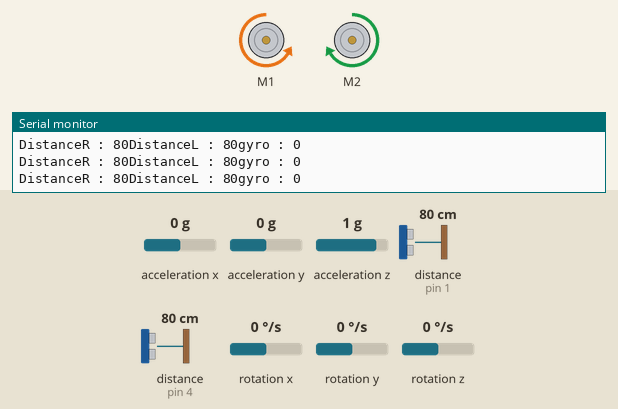
Bench run of a sketch on a simulated Arduino Uno, built with avr-gcc and run on an emulated ATmega328P. On the bench: 2 × DC motor (green arrow = forward, orange = backward, longer = faster), the last lines printed to the serial monitor. The inputs (shaded band) are chosen by the test bench; at power-on: distance to the obstacle (sensors on pin 4, pin 1) 80 cm, acceleration x 0 g, acceleration y 0 g, acceleration z 1 g, rotation x 0 °/s, rotation y 0 °/s, rotation z 0 °/s.

Above: at 2.0 s.
2.1 s: distance to the obstacle (sensor on pin 4) set to 12 cm
3.6 s: distance to the obstacle (sensor on pin 4) set to 9 cm
At 3.9 s:
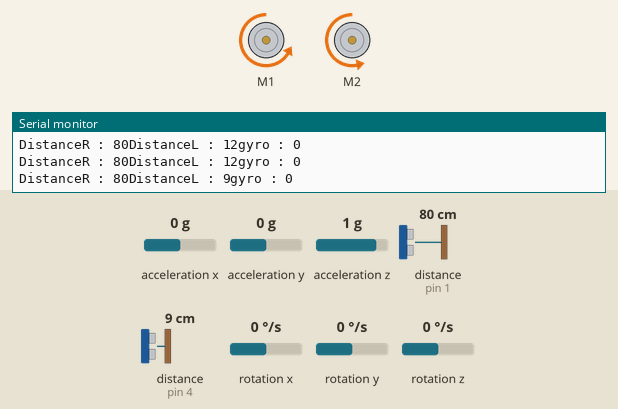
6.6 s: distance to the obstacle (sensor on pin 1) set to 12 cm
9.6 s: distance to the obstacle (sensor on pin 1) set to 9 cm
At 10.8 s:
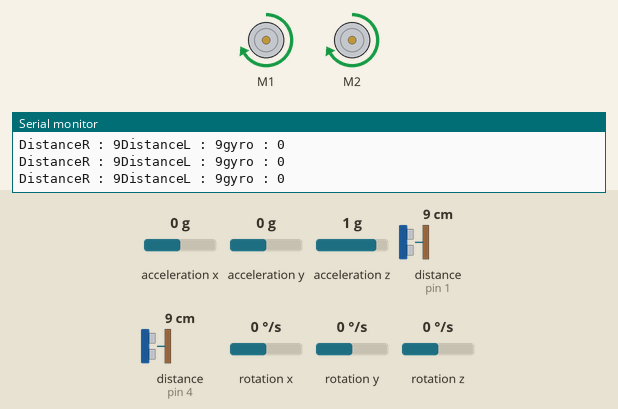
11.1 s: distance to the obstacle (sensor on pin 4) set to 18 cm
At 11.8 s:
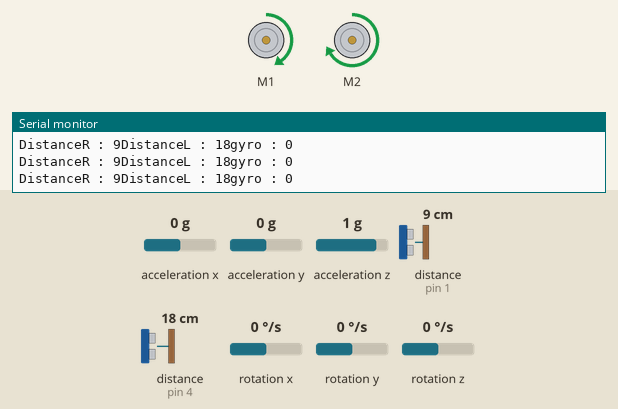
Timing chart, 0 to 14.1 s (numbered marks = the images above; inputs shaded):
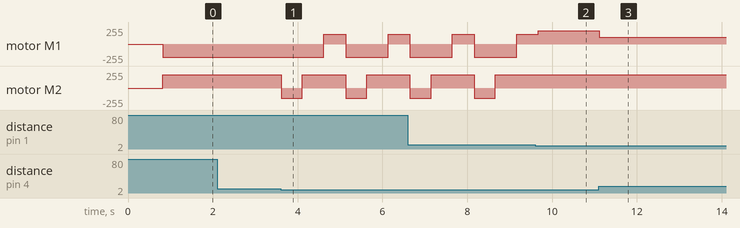

The sketch:

mbotcontest.ino
```cpp
#include "MeMCore.h"
#include <Wire.h>
MeDCMotor motor3(M1);
MeDCMotor motor4(M2);
MeUltrasonicSensor right(PORT_1);
MeUltrasonicSensor left(PORT_4);
MeGyro gyro;
void setup()
{
  Serial.begin(115200);
  gyro.begin();
}
void loop(){
  gyro.update();
  int g=gyro.getAngleZ();
  int r=right.distanceCm();
  int l=left.distanceCm();
  Serial.print("DistanceR : ");
  Serial.print(r);
  Serial.print("DistanceL : ");
  Serial.print(l);
  Serial.print("gyro : ");
  Serial.println(g);


  if(l<=10 and r <=10){
    motor3.run(200);
    motor4.run(200);

    }
  else if(l<=10){
    motor3.run(-200);
    motor4.run(-150);
    delay(500);
    motor3.run(-200);
    motor4.run(200);
    delay(500);
    motor3.run(150);
    motor4.run(200);
    delay(500);
    }
  else if(r<=10){
    motor3.run(100);
    motor4.run(200);
    }
  //else if(g<=-10){
   // motor3.run(200);
   // motor4.run(200);
   // }
  //else if(g>=10){
   //motor3.run(-200);
   // motor4.run(-200);
   // }

  else{
    motor3.run(-200);
    motor4.run(200);
    }

  delay(10);
  //if((0^(analogRead(A7)>10?0:1))){
       // Serial.print("hello");

  }
```

Measured:
- the behaviour switches between 11 and 10 cm on distance to the obstacle (sensor on pin 4) (found by bisection; images 0 and 1)
- the behaviour switches between 11 and 10 cm on distance to the obstacle (sensor on pin 1) (found by bisection; images 1 and 2)
- after the input at 3.6 s, motor M1: backward 200/255 → forward 150/255 after 1.0 s, → backward 200/255 0.52 s later, → forward 150/255 1.0 s later; motor M2: alternates forward 200/255 for 1.0 s and backward 150/255 for 0.50 s, starting at once
- after the input at 9.6 s, motor M2: stays forward 200/255 (without the input it goes to backward 150/255 after 0.08 s)
- after the input at 11.1 s, motor M1: forward 200/255 → forward 100/255 at once
